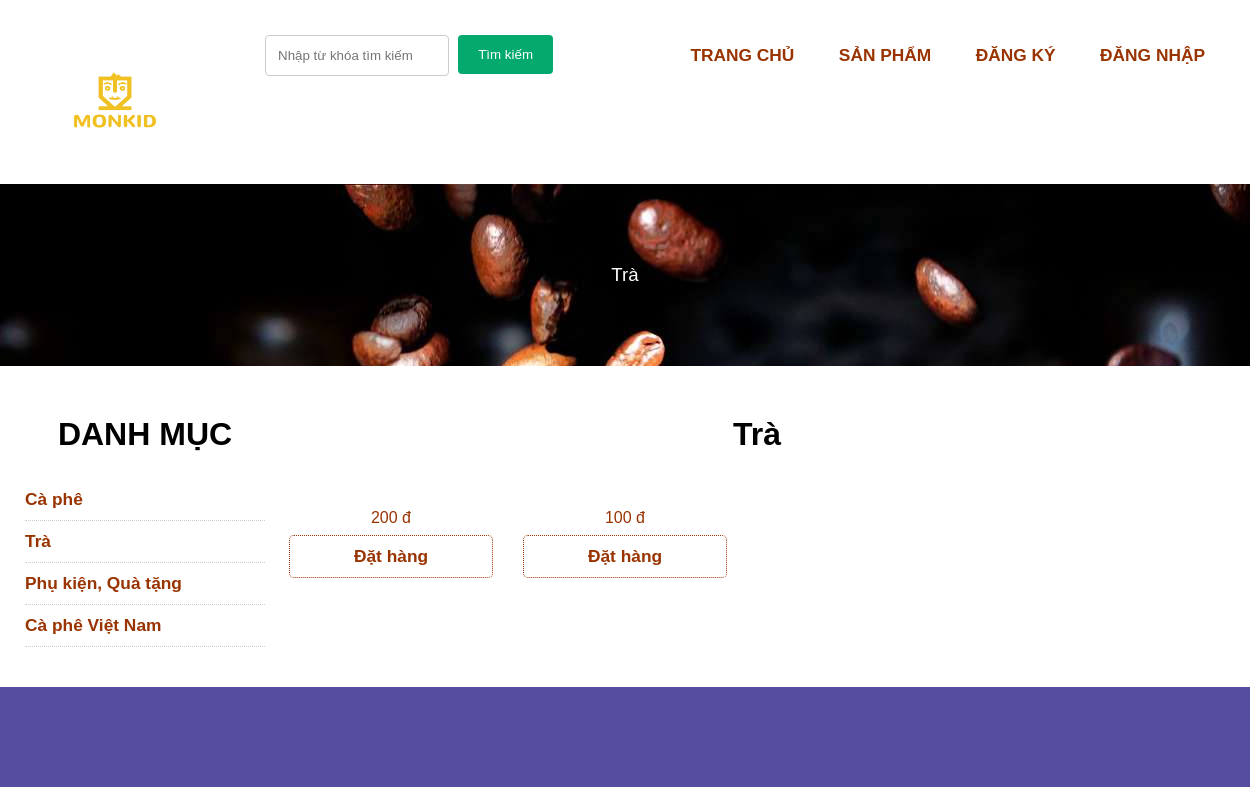
/index.php?pg=sanpham&iddm=1, run on the app's committed database.
### tables this page shows
CREATE TABLE `danhmuc` (
  `id` int(4) NOT NULL,
  `name` varchar(50) NOT NULL,
  `home` tinyint(1) NOT NULL DEFAULT 0,
  `stt` tinyint(1) NOT NULL DEFAULT 0
);

CREATE TABLE `sanpham` (
  `id` int(4) NOT NULL,
  `name` varchar(100) NOT NULL,
  `img` varchar(200) NOT NULL,
  `price` int(6) NOT NULL,
  `view` int(9) NOT NULL DEFAULT 0,
  `hide` tinyint(1) NOT NULL DEFAULT 0,
  `dacbiet` tinyint(1) NOT NULL DEFAULT 0,
  `bestseller` tinyint(1) NOT NULL DEFAULT 0,
  `iddm` int(4) NOT NULL
);

### dao/pdo.php (called while the page is built, shortened)
<?php
function pdo_get_connection(){
    $dburl = "mysql:host=localhost;dbname=duan1;charset=utf8";
    $username = 'root';
    $password = '';
    $conn = new PDO($dburl, $username, $password);
    $conn->setAttribute(PDO::ATTR_ERRMODE, PDO::ERRMODE_EXCEPTION);
    return $conn;
}
function pdo_query($sql){
    $sql_args = array_slice(func_get_args(), 1);
    try{
        $conn = pdo_get_connection();
        $stmt = $conn->prepare($sql);
        $stmt->execute($sql_args);
        $rows = $stmt->fetchAll();
        return $rows;
    }
    catch(PDOException $e){
        throw $e;
    }
    finally{
        unset($conn);
    }
}
function pdo_query_one($sql){
    $sql_args = array_slice(func_get_args(), 1);
    try{
        $conn = pdo_get_connection();
        $stmt = $conn->prepare($sql);
        $stmt->execute($sql_args);
        $row = $stmt->fetch(PDO::FETCH_ASSOC);
        return $row;
    }
    catch(PDOException $e){
        throw $e;
    }
    finally{
        unset($conn);
    }
}

### dao/sanpham.php (the view, shortened to what this page needs)
<?php
require_once 'pdo.php';
function get_dssp_view($limi){
    $sql = "SELECT * FROM sanpham ORDER BY view DESC limit ".$limi;
    return pdo_query($sql);
}
function get_dssp($kyw,$iddm,$limi){
    $sql = "SELECT * FROM sanpham WHERE 1";
    if($iddm>0){
        $sql .=" AND iddm=".$iddm;
    }
    $sql .= " ORDER BY id DESC limit ".$limi;
    return pdo_query($sql);
}
function showsp($dssp){
    $html_dssp='';
    foreach ($dssp as $sp) {
        extract($sp);
        if($bestseller==1){
            $best='<div class="best"></div>';
        }else{
            $best='';
        }
        $html_dssp.='<div class="box25 mr15">
                            '.$best.'
                            <a href="index.php?pg=sanphamchitiet&id='.$id.'">
                                <img src="uploads/'.$img.'" alt="">
                            </a>
                            <span class="price">'.$price.' đ</span>
                            <form action="index.php?pg=addcart" method="post">
                                <input type="hidden" name="idpro" value="'.$id.'">
                                <input type="hidden" name="name" value="'.$name.'">
                                <input type="hidden" name="img" value="'.$img.'">
                                <input type="hidden" name="price" value="'.$price.'">
                                <input type="hidden" name="soluong" value="1">
                                <button type="submit" name="addcart">Đặt hàng</button>
                            </form>
                        </div>';
    }
    return $html_dssp;
}

### dao/danhmuc.php (shortened to what this page needs)
<?php
require_once 'pdo.php';
function danhmuc_all(){
    $sql = "SELECT * FROM danhmuc ORDER BY stt DESC";
    return pdo_query($sql);
}
function showdm($dsdm){
    $html_dm='';
    foreach ($dsdm as $dm) {
        extract($dm);
        $link='index.php?pg=sanpham&iddm='.$id;
        $html_dm.='<a href="'.$link.'">'.$name.'</a>';
    }
    return $html_dm;
}
function get_name_dm($id){
    $sql = "SELECT name FROM danhmuc WHERE id=".$id;
    $kq=pdo_query_one($sql);
    return $kq["name"];
}

### view/sanpham.php
<?php
    $html_dm=showdm($dsdm);
    $html_dssp=showsp($dssp);
    if($titlepage!="") $title=$titlepage;
    else $title="SẢN PHẨM";
?>
<div class="containerfull">
        <div class="bgbanner"><?=$title?></div>
    </div>
    <section class="containerfull">
        <div class="container">
            <div class="boxleft mr2pt menutrai">
                <h1>DANH MỤC</h1><br><br>
                <?=$html_dm;?>
            </div>
            <div class="boxright">
                <h1><?=$title?></h1><br>
                <div class="containerfull mr30">
                    <?=$html_dssp;?>
                </div>
            </div>
        </div>
    </section>

### layout/css/style.css (style rules this page uses)
body { margin: 0; font-family: Arial, Helvetica, sans-serif; }
.containerfull, .row { float: left; width: 100%; }
.container { width: 1200px; margin: 0 auto; }
.box25 { float: left; width: 25%; width: calc(25% - 30px); position: relative; }
section, .mr30 { margin: 30px 0px; }
.mr15 { margin-right: 30px; }
.mr2pt { margin-right: 2%; }
.boxleft { float: left; width: 45%; }
.boxright { float: left; width: 48%; }
button { color: #993300; font-size: 13pt; font-weight: bold; width: 100%; border: 1px #993300 dotted; border-radius: 5px; padding: 10px 0px; background-color: #ffffff; }
h1 { text-align: center; font-size: 24pt; margin: 0px; }
.price { text-align: center; color: #993300; font-size: 12pt; float: left; width: 100%; padding: 8px 0px; }
a { color: #993300; font-size: 13pt; font-weight: bold; text-decoration: none; }
.boxleft { float: left; width: 20%; }
.boxright { float: left; width: 78%; }
.menutrai a { display: block; width: 100%; color: #993300; font-size: 13pt; font-weight: bold; text-decoration: none; margin-bottom: 10px; padding-bottom: 10px; border-bottom: 1px #ccc dotted; }
.bgbanner { float: left; width: 100%; padding: 80px 0px; text-align: center; background-image: url("../images/bgpage.jpg"); font-size: 14pt; color: #ffffff; }
.container { border-radius: 5px; padding: 20px; }

### data on the page
danhmuc: name "Trà"
danhmuc: name "Cà phê"
danhmuc: name "Phụ kiện, Quà tặng"
danhmuc: name "Cà phê Việt Nam"
sanpham: price "200"
sanpham: price "100"
